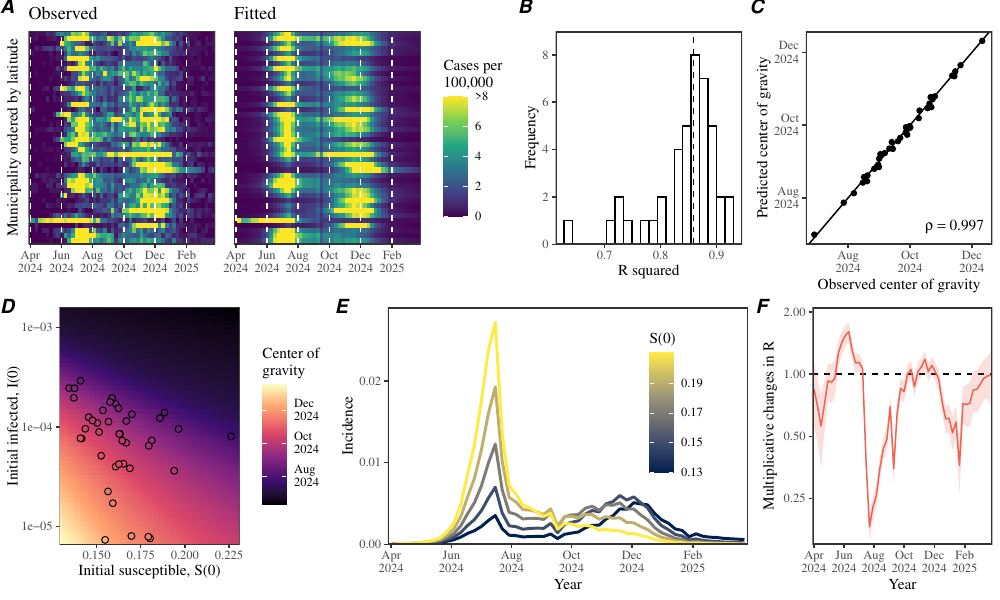

Reproduce this figure in R.
library(dplyr)
library(tidyr)
library(rstan)
library(ggplot2); theme_set(theme_bw())
library(egg)
source("../script/script_data.R")
source("../R/seir.R")

load("../stanfit/stanfit_region.rda")
load("../simulate/simulate_seir_stanfit.rda")

pertussis_korea_spatial_region <- pertussis_korea_spatial %>%
  merge(population)

data <- pertussis_korea_spatial_region %>%
  group_by(region) %>%
  filter(
    time >= 2024 + (4-1)/12, # april
    time < 2025 + (4-1)/12, # april
    sum(cases) > 400
  )

data_pop <- data %>%
  group_by(region) %>%
  summarize(
    pop=unique(pop)
  )

data_spread <- data %>%
  select(time, cases, region) %>%
  spread(region, cases) %>%
  arrange(time)

standata <- list(
  N=nrow(data_spread),
  Nregion=ncol(data_spread)-1,
  cases=unname(as.matrix(data_spread[,-1])),
  pop=data_pop$pop,
  sigma=-log(1-7/8),
  gamma=-log(1-7/15)
)

ss <- summary(stanfit_region)

Cmat <- matrix(ss$summary[grepl("C\\[", rownames(ss$summary)),6],
               standata$N, standata$Nregion,
               byrow=TRUE)

fitdata <- data.frame(
  pred=ss$summary[grepl("C\\[", rownames(ss$summary)),6],
  pred_lwr=ss$summary[grepl("C\\[", rownames(ss$summary)),4],
  pred_upr=ss$summary[grepl("C\\[", rownames(ss$summary)),8],
  region=rep(data_pop$region, standata$N),
  time=rep(data_spread$time, each=standata$Nregion)
)

data_merge <- merge(data,fitdata) %>%
  mutate(
    region=factor(region,
                  levels=pertussis_korea_spatial_y$region)
  )

g1 <- ggplot(data_merge) +
  geom_raster(aes(year+week/52-1/52, region, fill=pmin(cases/pop, 8e-5)*1e5)) +
  geom_vline(xintercept = head(month_break, -1), lty=2, col="white") +
  scale_x_continuous("Year", expand=c(0, 0),
                     limits=c(2024.25-1/104, 2025.231+1/104),
                     breaks=month_break,
                     labels=month_label_nl) +
  scale_y_discrete("Municipality ordered by latitude") +
  scale_fill_viridis_c("Cases per\n100,000",
                       breaks=c(0, 2, 4, 6, 8),
                       labels=c(0, 2, 4, 6, ">8")) +
  ggtitle("Observed") +
  theme(
    panel.grid = element_blank(),
    panel.border = element_rect(linewidth=0.7),
    axis.text.y = element_blank(),
    axis.ticks.y = element_blank(),
    axis.title.x = element_blank(),
    legend.position = "none"
  )

g2 <- ggplot(data_merge) +
  geom_raster(aes(year+week/52-1/52, region, fill=pmin(pred/pop, 8e-5)*1e5)) +
  geom_vline(xintercept = head(month_break, -1), lty=2, col="white") +
  scale_x_continuous("Year", expand=c(0, 0),
                     limits=c(2024.25-1/104, 2025.231+1/104),
                     breaks=month_break,
                     labels=month_label_nl) +
  scale_y_discrete("Municipality ordered by latitude") +
  scale_fill_viridis_c("Cases per\n100,000",
                       breaks=c(0, 2, 4, 6, 8),
                       labels=c(0, 2, 4, 6, ">8")) +
  ggtitle("Fitted") +
  theme(
    panel.grid = element_blank(),
    panel.border = element_rect(linewidth=0.7),
    axis.text.y = element_blank(),
    axis.ticks.y = element_blank(),
    axis.title.y = element_blank(),
    axis.title.x = element_blank()
  )

data_Rsquared <- data_merge %>%
  group_by(region) %>%
  summarize(
    Rsquared=cor(log(cases+1), log(pred+1))^2
  )

g3 <- ggplot(data_Rsquared) +
  geom_histogram(aes(Rsquared), bins=20, color="black", fill="white") +
  geom_vline(xintercept=median(data_Rsquared$Rsquared), lty=2) +
  scale_x_continuous("R squared") +
  scale_y_continuous("Frequency", expand=c(0, 0), limits=c(0, 9),
                     breaks=0:4*2) +
  theme(
    panel.grid = element_blank(),
    panel.border = element_rect(linewidth=1)
  )

deltadata <- data.frame(
  delta=ss$summary[grepl("delta\\[", rownames(ss$summary)),6],
  delta_lwr=ss$summary[grepl("delta\\[", rownames(ss$summary)),4],
  delta_upr=ss$summary[grepl("delta\\[", rownames(ss$summary)),8],
  time=data_spread$time
)

data_merge_cog <- data_merge %>%
  group_by(region) %>%
  summarize(
    cog=sum(cases*time)/sum(cases),
    cog_pred=sum(pred*time)/sum(pred),
    size=sum(cases)/pop[1],
    x=x[1],
    y=y[1],
    pop=pop[1]
  )

rho <- round(cor(data_merge_cog$cog, data_merge_cog$cog_pred),3)

g4 <- ggplot(data_merge_cog) +
  geom_point(aes(cog, cog_pred)) +
  geom_abline(intercept=0, slope=1) +
  annotate("text", x=2024.95, y=2024.5, label=expression(paste(rho==0.997)),
           hjust=1, family="Times", vjust=0) +
  scale_x_continuous("Observed center of gravity",
                     breaks=month_break,
                     labels=month_label_nl) +
  scale_y_continuous("Predicted center of gravity",
                     breaks=month_break,
                     labels=month_label_nl) +
  theme(
    panel.grid = element_blank(),
    panel.border = element_rect(linewidth=1)
  )
 
pardata <- data.frame(
  S0=ss$summary[grepl("S0\\[", rownames(ss$summary)),6],
  I0=ss$summary[grepl("I0\\[", rownames(ss$summary)),6],
  rho=ss$summary[grepl("rho\\[", rownames(ss$summary)),6],
  region=data_pop$region
) %>%
  merge(data_merge_cog)

g5 <- ggplot(simulate_seir_stanfit) +
  geom_raster(aes(S0, I0, fill=cog)) +
  geom_point(data=pardata, aes(S0, I0, fill=cog), shape=21, size=2) +
  scale_x_continuous("Initial susceptible, S(0)", expand=c(0,0),
                     limits=c(0.129, NA)) +
  scale_y_log10("Initial infected, I(0)", expand=c(0,0)) +
  scale_fill_viridis_c("Center of\ngravity",
                       breaks=month_break[4:6],
                       labels=month_label_nl[4:6],
                       option="A")

simdata <- lapply(c(0.13, 0.15, 0.17, 0.19, 0.21), function(x) {
  out <- simulate_seir(
    S0=x,
    I0=1e-4,
    delta=deltadata$delta,
    R0=17
  )
  
  data.frame(
    time=data_spread$time,
    C=out$Cvec,
    S0=x
  )
}) %>%
  bind_rows

g6 <- ggplot(simdata) + 
  geom_line(aes(time, C, col=S0, group=S0), lwd=1) +
  scale_x_continuous("Year", expand=c(0, 0),
                     limits=c(2024.25-1/104, 2025.231+1/104),
                     breaks=month_break,
                     labels=month_label_nl) +
  scale_y_continuous("Incidence", expand=c(0, 0), limits=c(0, 0.029)) +
  scale_color_viridis_c("S(0)",
                        option="E") +
  theme(
    panel.grid = element_blank(),
    panel.border = element_rect(linewidth=1),
    legend.position = c(0.8, 0.6)
  )

g7 <- ggplot(deltadata) +
  geom_hline(yintercept=1, lty=2) +
  geom_ribbon(aes(time, ymin=delta_lwr, ymax=delta_upr), alpha=0.2, fill="#EF6351") +
  geom_line(aes(time, delta), color="#EF6351") +
  scale_x_continuous("Year", expand=c(0, 0),
                     limits=c(2024.25-1/104, 2025.231+1/104),
                     breaks=month_break,
                     labels=month_label_nl) +
  scale_y_log10(expression("Multiplicative changes in R"),
                breaks=c(0.25, 0.5, 1, 2),
                expand=c(0, 0),
                limits=c(0.15, 2.1)) +
  theme(
    panel.grid = element_blank(),
    panel.border = element_rect(linewidth=1)
  )

gcomb1 <- ggarrange(g1, g2, g3, g4, nrow=1, labels=c("A", "", "B", "C"))
gcomb2 <- ggarrange(g5, g6, g7, nrow=1, labels=c("D", "E", "F"),
                    widths=c(1, 2, 1))

gfinal <- arrangeGrob(gcomb1, gcomb2, ncol=1)

ggsave("figure_stanfit_region.pdf", gfinal, width=10, height=6)
